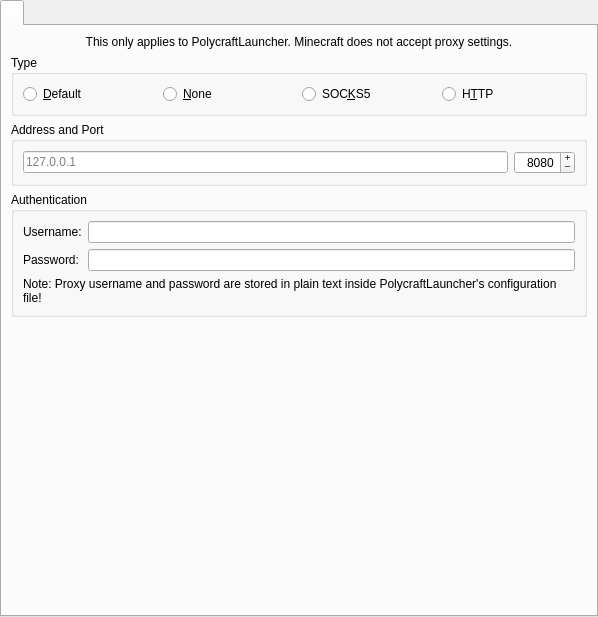
<?xml version="1.0" encoding="UTF-8"?>
<ui version="4.0">
 <class>ProxyPage</class>
 <widget class="QWidget" name="ProxyPage">
  <property name="geometry">
   <rect>
    <x>0</x>
    <y>0</y>
    <width>598</width>
    <height>617</height>
   </rect>
  </property>
  <property name="sizePolicy">
   <sizepolicy hsizetype="MinimumExpanding" vsizetype="MinimumExpanding">
    <horstretch>0</horstretch>
    <verstretch>0</verstretch>
   </sizepolicy>
  </property>
  <layout class="QVBoxLayout" name="verticalLayout_2">
   <property name="leftMargin">
    <number>0</number>
   </property>
   <property name="topMargin">
    <number>0</number>
   </property>
   <property name="rightMargin">
    <number>0</number>
   </property>
   <property name="bottomMargin">
    <number>0</number>
   </property>
   <item>
    <widget class="QTabWidget" name="tabWidget">
     <widget class="QWidget" name="tabWidgetPage1">
      <attribute name="title">
       <string notr="true"/>
      </attribute>
      <layout class="QVBoxLayout" name="verticalLayout">
       <item>
        <widget class="QLabel" name="proxyPlainTextWarningLabel_2">
         <property name="text">
          <string>This only applies to PolycraftLauncher. Minecraft does not accept proxy settings.</string>
         </property>
         <property name="alignment">
          <set>Qt::AlignCenter</set>
         </property>
         <property name="wordWrap">
          <bool>true</bool>
         </property>
        </widget>
       </item>
       <item>
        <widget class="QGroupBox" name="proxyTypeBox">
         <property name="title">
          <string>Type</string>
         </property>
         <layout class="QHBoxLayout" name="horizontalLayout_3">
          <item>
           <widget class="QRadioButton" name="proxyDefaultBtn">
            <property name="toolTip">
             <string>Uses your system's default proxy settings.</string>
            </property>
            <property name="text">
             <string>&amp;Default</string>
            </property>
            <attribute name="buttonGroup">
             <string notr="true">proxyGroup</string>
            </attribute>
           </widget>
          </item>
          <item>
           <widget class="QRadioButton" name="proxyNoneBtn">
            <property name="text">
             <string>&amp;None</string>
            </property>
            <attribute name="buttonGroup">
             <string notr="true">proxyGroup</string>
            </attribute>
           </widget>
          </item>
          <item>
           <widget class="QRadioButton" name="proxySOCKS5Btn">
            <property name="text">
             <string>SOC&amp;KS5</string>
            </property>
            <attribute name="buttonGroup">
             <string notr="true">proxyGroup</string>
            </attribute>
           </widget>
          </item>
          <item>
           <widget class="QRadioButton" name="proxyHTTPBtn">
            <property name="text">
             <string>H&amp;TTP</string>
            </property>
            <attribute name="buttonGroup">
             <string notr="true">proxyGroup</string>
            </attribute>
           </widget>
          </item>
         </layout>
        </widget>
       </item>
       <item>
        <widget class="QGroupBox" name="proxyAddrBox">
         <property name="title">
          <string>Address and Port</string>
         </property>
         <layout class="QHBoxLayout" name="horizontalLayout_2">
          <item>
           <widget class="QLineEdit" name="proxyAddrEdit">
            <property name="placeholderText">
             <string notr="true">127.0.0.1</string>
            </property>
           </widget>
          </item>
          <item>
           <widget class="QSpinBox" name="proxyPortEdit">
            <property name="alignment">
             <set>Qt::AlignRight|Qt::AlignTrailing|Qt::AlignVCenter</set>
            </property>
            <property name="buttonSymbols">
             <enum>QAbstractSpinBox::PlusMinus</enum>
            </property>
            <property name="maximum">
             <number>65535</number>
            </property>
            <property name="value">
             <number>8080</number>
            </property>
           </widget>
          </item>
         </layout>
        </widget>
       </item>
       <item>
        <widget class="QGroupBox" name="proxyAuthBox">
         <property name="title">
          <string>Authentication</string>
         </property>
         <layout class="QGridLayout" name="gridLayout_5">
          <item row="0" column="1">
           <widget class="QLineEdit" name="proxyUserEdit"/>
          </item>
          <item row="0" column="0">
           <widget class="QLabel" name="proxyUsernameLabel">
            <property name="text">
             <string>Username:</string>
            </property>
           </widget>
          </item>
          <item row="1" column="0">
           <widget class="QLabel" name="proxyPasswordLabel">
            <property name="text">
             <string>Password:</string>
            </property>
           </widget>
          </item>
          <item row="1" column="1">
           <widget class="QLineEdit" name="proxyPassEdit">
            <property name="echoMode">
             <enum>QLineEdit::Password</enum>
            </property>
           </widget>
          </item>
          <item row="2" column="0" colspan="2">
           <widget class="QLabel" name="proxyPlainTextWarningLabel">
            <property name="text">
             <string>Note: Proxy username and password are stored in plain text inside PolycraftLauncher's configuration file!</string>
            </property>
            <property name="wordWrap">
             <bool>true</bool>
            </property>
           </widget>
          </item>
         </layout>
        </widget>
       </item>
       <item>
        <spacer name="verticalSpacer">
         <property name="orientation">
          <enum>Qt::Vertical</enum>
         </property>
         <property name="sizeHint" stdset="0">
          <size>
           <width>20</width>
           <height>40</height>
          </size>
         </property>
        </spacer>
       </item>
      </layout>
     </widget>
    </widget>
   </item>
  </layout>
 </widget>
 <resources/>
 <connections/>
 <buttongroups>
  <buttongroup name="proxyGroup"/>
 </buttongroups>
</ui>
